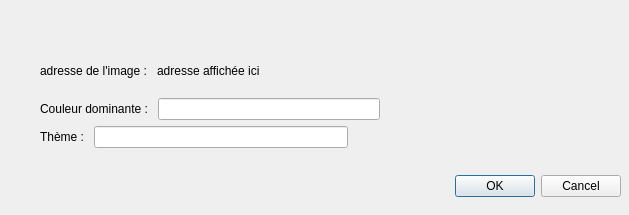
<?xml version="1.0" encoding="UTF-8"?>
<ui version="4.0">
 <class>dataaccess</class>
 <widget class="QDialog" name="dataaccess">
  <property name="geometry">
   <rect>
    <x>0</x>
    <y>0</y>
    <width>629</width>
    <height>215</height>
   </rect>
  </property>
  <property name="windowTitle">
   <string>Dialog</string>
  </property>
  <widget class="QDialogButtonBox" name="buttonBox">
   <property name="geometry">
    <rect>
     <x>180</x>
     <y>170</y>
     <width>441</width>
     <height>32</height>
    </rect>
   </property>
   <property name="orientation">
    <enum>Qt::Horizontal</enum>
   </property>
   <property name="standardButtons">
    <set>QDialogButtonBox::Cancel|QDialogButtonBox::Ok</set>
   </property>
  </widget>
  <widget class="QWidget" name="">
   <property name="geometry">
    <rect>
     <x>40</x>
     <y>50</y>
     <width>561</width>
     <height>98</height>
    </rect>
   </property>
   <layout class="QVBoxLayout" name="verticalLayout">
    <item>
     <layout class="QHBoxLayout" name="horizontalLayout">
      <item>
       <widget class="QLabel" name="label">
        <property name="text">
         <string>adresse de l'image : </string>
        </property>
       </widget>
      </item>
      <item>
       <widget class="QLabel" name="label_4">
        <property name="text">
         <string>adresse affichée ici</string>
        </property>
       </widget>
      </item>
      <item>
       <spacer name="horizontalSpacer_3">
        <property name="orientation">
         <enum>Qt::Horizontal</enum>
        </property>
        <property name="sizeHint" stdset="0">
         <size>
          <width>40</width>
          <height>20</height>
         </size>
        </property>
       </spacer>
      </item>
     </layout>
    </item>
    <item>
     <layout class="QHBoxLayout" name="horizontalLayout_2">
      <item>
       <widget class="QLabel" name="label_3">
        <property name="text">
         <string>Couleur dominante : </string>
        </property>
       </widget>
      </item>
      <item>
       <widget class="QLineEdit" name="lineEdit"/>
      </item>
      <item>
       <spacer name="horizontalSpacer">
        <property name="orientation">
         <enum>Qt::Horizontal</enum>
        </property>
        <property name="sizeHint" stdset="0">
         <size>
          <width>40</width>
          <height>20</height>
         </size>
        </property>
       </spacer>
      </item>
     </layout>
    </item>
    <item>
     <layout class="QHBoxLayout" name="horizontalLayout_3">
      <item>
       <widget class="QLabel" name="label_2">
        <property name="text">
         <string>Thème : </string>
        </property>
       </widget>
      </item>
      <item>
       <widget class="QLineEdit" name="lineEdit_2"/>
      </item>
      <item>
       <spacer name="horizontalSpacer_2">
        <property name="orientation">
         <enum>Qt::Horizontal</enum>
        </property>
        <property name="sizeHint" stdset="0">
         <size>
          <width>40</width>
          <height>20</height>
         </size>
        </property>
       </spacer>
      </item>
     </layout>
    </item>
   </layout>
  </widget>
 </widget>
 <resources/>
 <connections>
  <connection>
   <sender>buttonBox</sender>
   <signal>accepted()</signal>
   <receiver>dataaccess</receiver>
   <slot>accept()</slot>
   <hints>
    <hint type="sourcelabel">
     <x>248</x>
     <y>254</y>
    </hint>
    <hint type="destinationlabel">
     <x>157</x>
     <y>274</y>
    </hint>
   </hints>
  </connection>
  <connection>
   <sender>buttonBox</sender>
   <signal>rejected()</signal>
   <receiver>dataaccess</receiver>
   <slot>reject()</slot>
   <hints>
    <hint type="sourcelabel">
     <x>316</x>
     <y>260</y>
    </hint>
    <hint type="destinationlabel">
     <x>286</x>
     <y>274</y>
    </hint>
   </hints>
  </connection>
 </connections>
</ui>
